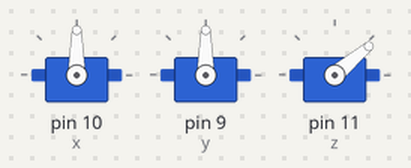
A sketch run on a simulated Arduino Uno, built with avr-gcc and run on an emulated ATmega328P. On the bench: 3 × servo.

Above: at 0.1 s.
At 1.1 s:
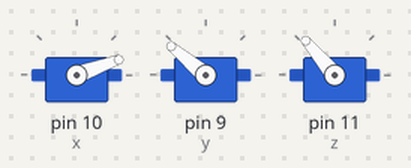
At 13.1 s:
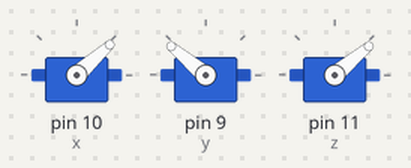
At 25.1 s:
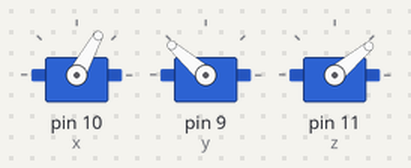
At 26.1 s:
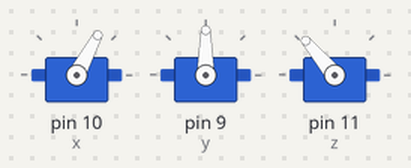
At 28.6 s:
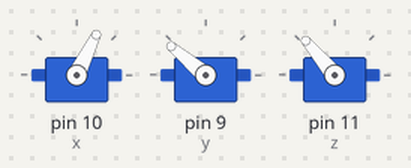
Timing chart, 0 to 40.0 s (numbered marks = the images above):
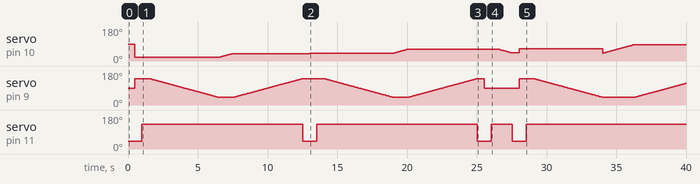

The sketch:

text_Servo.ino
```cpp
#include <Servo.h>
Servo x;
Servo y;
Servo z;
int i;
void setup() {
x.attach(10);
y.attach(9);
z.attach(11);
nop();
}
void loop(){

}
void nop(){

z.write(40);
delay(500);
x.write(20);
y.write(140);
delay(500);
z.write(130);
delay(500);

for (i=140; i>40; i--){
y.write(i);
delay(50);
}
for (i=20; i<40; i++){
x.write(i);
delay(50);
}
for (i=40; i<140; i++){
y.write(i);
delay(50);
}
z.write(40);
delay(500);
x.write(42);
y.write(140);
delay(500);
z.write(130);
delay(500);
for (i=140; i>40; i--){
y.write(i);
delay(50);
}
for (i=42; i<62; i++){
x.write(i);
delay(50);
}
for (i=40; i<140; i++){
y.write(i);
delay(50);
}
z.write(40);
delay(500);
x.write(62);
y.write(90);
delay(500);
z.write(130);
delay(500);
for (i=62; i>42; i--){
x.write(i);
delay(50);
}


z.write(40);
delay(500);
x.write(64);
y.write(140);
delay(500);
z.write(130);
delay(500);

for (i=140; i>40; i--){
y.write(i);
delay(50);
}
for (i=42; i<86; i++){
x.write(i);
delay(50);
}
for (i=40; i<140; i++){
y.write(i);
delay(50);
}
z.write(40);
delay(500);
x.write(88);
y.write(140);
delay(500);
z.write(130);
delay(500);
for (i=140; i>40; i--){
y.write(i);
delay(50);
}
for (i=88; i<108; i++){
x.write(i);
delay(50);
}
for (i=40; i<140; i++){
y.write(i);
delay(50);
}
z.write(40);
delay(500);
x.write(108);
y.write(90);
delay(500);
z.write(130);
delay(500);
for (i=108; i>88; i--){
x.write(i);
delay(50);
}
}
```

Measured:
- by itself, servo on pin 11 (z): goes 130° 11.5 s, 40° 1.0 s, 130° 11.5 s, 40° 1.0 s, 130° 1.5 s, 40° 1.0 s, then 130°
